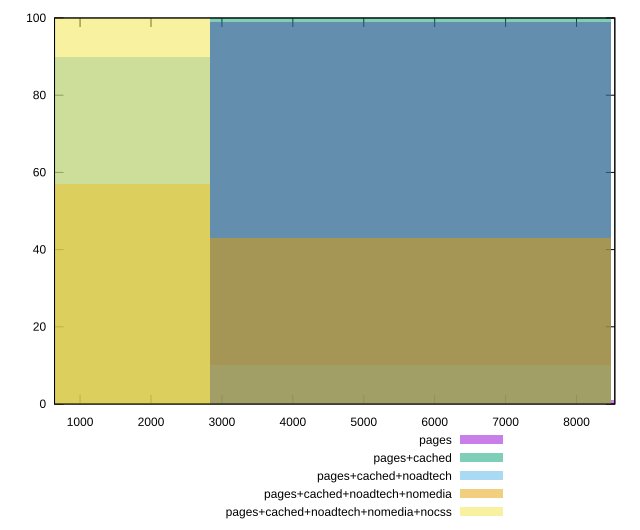

Recreate this plot in gnuplot.
reset

$pages <<EOF
5659.330997149808 99
11318.661994299617 1
EOF

$pagesCached <<EOF
5659.330997149808 100
EOF

$pagesCachedNoadtech <<EOF
5659.330997149808 10
0 90
EOF

$pagesCachedNoadtechNomedia <<EOF
0 57
5659.330997149808 43
EOF

$pagesCachedNoadtechNomediaNocss <<EOF
0 100
EOF

set key outside below
set boxwidth 5659.330997149808
set xrange [640:8540]
set yrange [0:100]
set trange [0:100]
set style fill transparent solid 0.5 noborder
set terminal svg size 640, 530 enhanced background rgb 'white'
set output "report_00015_2021-02-09T16-11-33.973Z/uses-text-compression/comparison/histogram/all_raw.svg"

plot $pages title "pages" with boxes, \
     $pagesCached title "pages+cached" with boxes, \
     $pagesCachedNoadtech title "pages+cached+noadtech" with boxes, \
     $pagesCachedNoadtechNomedia title "pages+cached+noadtech+nomedia" with boxes, \
     $pagesCachedNoadtechNomediaNocss title "pages+cached+noadtech+nomedia+nocss" with boxes

reset
